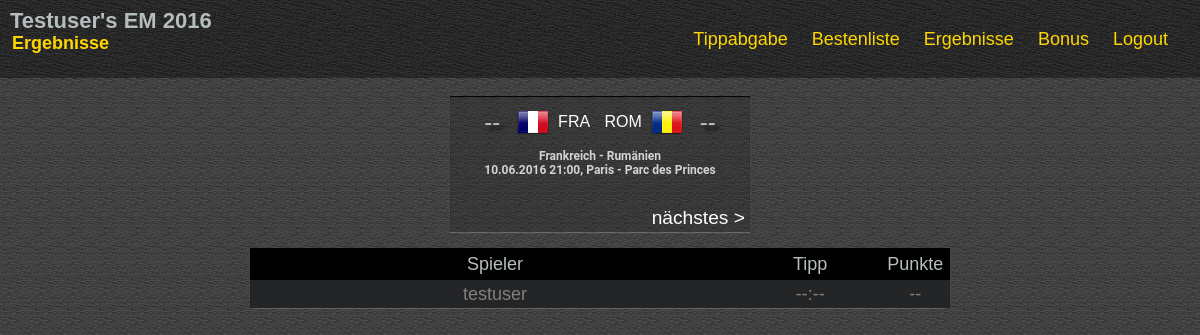
/results.php (signed in), run on the app's committed database.
### tables this page shows
CREATE TABLE IF NOT EXISTS `competition_matches` (
  `id` int(11) NOT NULL AUTO_INCREMENT,
  `kickoff` datetime NOT NULL,
  `location_id` int(11) NOT NULL,
  `team1_id` int(11) NOT NULL,
  `team2_id` int(11) NOT NULL,
  `result1` int(11) DEFAULT NULL,
  `result2` int(11) DEFAULT NULL,
  PRIMARY KEY (`id`)
);

CREATE TABLE IF NOT EXISTS `competition_teams` (
  `id` int(11) NOT NULL AUTO_INCREMENT,
  `shortname` varchar(3) NOT NULL,
  `fullname` varchar(65) NOT NULL,
  `flag` varchar(2) NOT NULL,
  `ingroup` char(1) NULL,
  `ranking` int(11) NOT NULL,
  PRIMARY KEY (`id`)
);

CREATE TABLE IF NOT EXISTS `competition_locations` (
  `id` int(11) NOT NULL AUTO_INCREMENT,
  `name` varchar(64) NOT NULL,
  PRIMARY KEY (`id`)
);

CREATE TABLE IF NOT EXISTS `competition_users` (
  `id` int(11) NOT NULL AUTO_INCREMENT,
  `email` text NOT NULL,
  `password` varchar(65) NOT NULL,
  `username` varchar(65) NOT NULL,
  PRIMARY KEY (`id`)
);

### database.php (called while the page is built, shortened)
<?php
class Database {
    private $_connection;
    private static $_instance;
    private $_host = DatabaseConfig::HOST;
    private $_username = DatabaseConfig::USER;
    private $_password = DatabaseConfig::PASS;
    private $_database = DatabaseConfig::NAME;
    public static function getInstance()
    {
        if (!self::$_instance) {
            self::$_instance = new self();
        }
        return self::$_instance;
    }
    private function __construct()
    {
        try {
            $this->_connection  = new \PDO("mysql:host=$this->_host;dbname=$this->_database;charset=utf8", $this->_username, $this->_password);
        } catch (PDOException $e) {
            echo $e->getMessage();
        }
    }
	private function execute($sql, $data = array())
	{
		$stmt = $this->_connection->prepare($sql);
		$i = 0;
		foreach ($data as $value)
		{
			$type = is_string($value) ? PDO::PARAM_STR : PDO::PARAM_INT;
			$stmt->bindValue(++$i, $value, $type);
		}
		if (!$stmt->execute()) {
			var_dump($stmt->errorInfo());
		}
		return $stmt->fetchAll(PDO::FETCH_ASSOC);
	}
	public function getMatch($matchid)
	{
		$sql = "SELECT
				m.id,
				m.kickoff > NOW() AS hidden,
				DATE_FORMAT(m.kickoff, '%d.%m.%Y %H:%i') AS kickoff,
				l.name AS location,
				t1.shortname AS tsn1, t1.fullname AS tfn1, t1.Flag AS tflg1,
				t2.shortname AS tsn2, t2.fullname AS tfn2, t2.Flag AS tflg2,
				m.result1, m.result2
				FROM competition_matches m
				JOIN competition_locations l
				ON l.id = m.location_id
				JOIN competition_teams t1
				ON t1.id = m.team1_id
				JOIN competition_teams t2
				ON t2.id = m.team2_id
				WHERE ";
		$params = array();
		if ($matchid !== FALSE)
		{
			$sql .= "m.id = ?";
			$params[] = $matchid;
		}
		else
		{
			$sql .= "NOW() > m.kickoff ORDER BY TIMEDIFF(NOW(), m.kickoff) ASC, m.id ASC LIMIT 0, 1";
		}
		$res = $this->execute($sql, $params);
		if (count($res) == 1) {
			return $res[0];
		}
		return array();
	}
	public function getAllMatchIds()
	{
		$sql = "SELECT id FROM competition_matches ORDER BY kickoff ASC";
		$res = $this->execute($sql);
		$matchids = array();
		foreach ($res as $row)
		{
			$matchids[] = $row['id'];
		}
		return $matchids;
	}
	public function getAllBetsForMatch($matchid)
	{
		$sql = "SELECT
				u.id,
				username,
				bet1, bet2
				FROM competition_users u
				LEFT JOIN competition_bets b
				ON b.match_id = ?
				AND u.id = b.user_id
				ORDER BY LOWER(u.username) ASC";
		return $this->execute($sql, array($matchid));
	}
}
?>

### functions.php (called while the page is built, shortened)
<?php
	function FormatValue($v, $charCount, $hidden) {
		return (is_null($v) ? str_repeat('-', $charCount) : ($hidden ? str_repeat('*', $charCount) : $v));
	}
?>

### betlist.php (the view)
<div>
<?php
	include('functions.php');
	require_once('database.php');
	$db = Database::getInstance();
	$matchid = isset($_GET['match']) ? $_GET['match'] : FALSE;
	$match = $db->getMatch($matchid);
	$matchids = $db->getAllMatchIds();
	if (count($match) == 0) {
		$match = $db->getMatch($matchids[0]);
	}
	$matchid = $match['id'];
	$kickoff = $match['kickoff'];
	$location = $match['location'];
	$result1 = FormatValue($match['result1'], 2, FALSE);
	$result2 = FormatValue($match['result2'], 2, FALSE);
	$tsn1    = $match['tsn1'];
	$tfn1    = $match['tfn1'];
	$tflg1   = $match['tflg1'];
	$tsn2    = $match['tsn2'];
	$tfn2    = $match['tfn2'];
	$tflg2   = $match['tflg2'];
	for ($i = 0; $i < count($matchids); ++$i) {
		if ($matchids[$i] == $match['id']) {
			$prevIdx = ($i > 0 ? $matchids[$i - 1] : null);
			$nextIdx = ($i < count($matchids) - 1 ? $matchids[$i + 1] : null);
		}
	}
	$linkPrev = (is_null($prevIdx) ? "&nbsp;" : "<a href=\"results?match=$prevIdx\">&lt;&nbsp;vorheriges</a>");
	$linkNext = (is_null($nextIdx) ? "&nbsp;" : "<a href=\"results?match=$nextIdx\">nächstes&nbsp;&gt;</a>");
	echo "<div class=\"result\">
			  <div class=\"centercont\">
				 <div class=\"goal\">$result1</div>
				 <div class=\"flag flag-$tflg1\"></div>
				 <div class=\"desc\">$tsn1</div>
				 <div class=\"desc\">$tsn2</div>
				 <div class=\"flag flag-$tflg2\"></div>
				 <div class=\"goal\">$result2</div>
			  </div>
			  <div class=\"info\">
				<h2>$tfn1 - $tfn2</h2>
				<h2>$kickoff, $location</h2>
				<br/>
			  </div>
			  <div class=\"centercont\">
				<div class=\"naviResults\" style=\"float: left\">$linkPrev</div>
				<div class=\"naviResults\" style=\"float: right\">$linkNext</div>
			  </div>
			</div><br/>";
	echo "<table id=\"user_ranking\" class=\"table\">
			<thead>
			<tr>
				<td style=\"width: 70%\">Spieler</td>
				<td style=\"width: 20%\">Tipp</td>
				<td style=\"width: 10%\">Punkte</td>
			</tr>
	</thead>
	<tbody>";
	$bets = $db->getAllBetsForMatch($matchid);
	foreach ($bets as $bet) {
		$bet1 = FormatValue($bet['bet1'], 2, $match['hidden']);
		$bet2 = FormatValue($bet['bet2'], 2, $match['hidden']);
		$points = (is_null($bet['bet1']) || is_null($bet['bet2']) || is_null($match['result1']) || is_null($match['result2']) ?
					'--' : CalcScoreForMatch($bet['bet1'], $bet['bet2'], $match['result1'], $match['result2']));
		$colors = Array( 4 => 'gold', 3 => 'silver', 2 => 'bronze');
		$color = (array_key_exists($points, $colors) ? $colors[$points] : 'standard');
		echo "<tr class=\"ranking_$color\"><td>{$bet['username']}</td><td>$bet1:$bet2</td><td>$points</td></tr>";
	}
	echo "</tbody>
	<tfoot></tfoot>
</table>";
?>
</div>

### css/competition.css (style rules this page uses)
html, body, div, span, applet, object, iframe, h1, h2, h3, h4, h5, h6, p, blockquote, pre, a, abbr, acronym, address, big, cite, code, del, dfn, em, img, ins, kbd, q, s, samp, small, strike, strong, sub, sup, tt, var, b, u, i, center, dl, dt, dd, ol, ul, li, fieldset, form, label, legend, table, caption, tbody, tfoot, thead, tr, th, td, article, aside, canvas, details, embed, figure, figcaption, footer, header, hgroup, menu, nav, output, ruby, section, summary, time, mark, audio, video { margin: 0; padding: 0; border: 0; font-size: 100%; font-family: 'Fjalla One',sans-serif; vertical-align: baseline; }
body { line-height: 1; }
table { border-collapse: collapse; border-spacing: 0; }
html { height: 100%; }
body { min-height: 100%; background: url(../img/bg.png) center; }
a { color:white; text-decoration:none; font-family: 'Fjalla One', sans-serif; }
div h2, div span { padding: 0; margin: 2px; color: gold; font-size: 18px; font-family: 'Fjalla One', sans-serif; }
.info h2, .info span { padding: 0; color: lightgrey; font-size: 12px; font-family: 'Roboto', sans-serif; }
div.result { position: relative; display: inline-block; width: 90%; margin: 0.01em 0.01em 1em; max-width: 300px; background-color: rgba(20,20,20, .2); -webkit-box-shadow: 0px 1px 1px 0px rgba(255,255,255, .2), inset 0px 1px 1px 0px rgb(0,0,0); -moz-box-shadow: 0px 1px 1px 0px rgba(255,255,255, .2), inset 0px 1px 1px 0px rgb(0,0,0); box-shadow: 0px 1px 1px 0px rgba(255,255,255, .2), inset 0px 1px 1px 0px rgb(0,0,0); }
div.centercont { margin: auto 0; padding-top: 0.55em; padding-bottom: 0.55em; }
div.goal { display: inline-block; font-family: 'Orbitron', sans-serif; font-size: 1.5em; text-shadow: 4px 4px 4px black; color: silver; min-width: 10%; max-width: 25%; padding: 5px; height:100%; vertical-align: middle; }
div.naviResults { display: inline-block; font-size: 1.2em; color: silver; min-width: 10%; padding: 5px; height:100%; vertical-align: middle; }
div.desc { display: inline-block; font-family: 'Fjalla One', sans-serif; color: white; font-weight: normal; font-size: 1em; min-width: 10%; max-width: 25%; padding: 5px; height:100%; vertical-align: middle; }
div.flag { display: inline-block; vertical-align: middle; }
table.table { background-color: #141517; -webkit-border-radius: 7px; -moz-border-radius: 7px; border-radius: 7px; -webkit-box-shadow: 0px 1px 1px 0px rgba(255,255,255, .2), inset 0px 1px 1px 0px rgb(0,0,0); -moz-box-shadow: 0px 1px 1px 0px rgba(255,255,255, .2), inset 0px 1px 1px 0px rgb(0,0,0); box-shadow: 0px 1px 1px 0px rgba(255,255,255, .2), inset 0px 1px 1px 0px rgb(0,0,0); color:#b5bdbe;font-size: 18px; font-family: 'Fjalla One', serif; display: inline-table; }
#user_ranking thead > tr > td { padding: 7px; }
#user_ranking tbody > tr > td { padding: 5px; }
#user_ranking thead tr { background-color: #000000; }
#user_ranking tbody tr { background-color: #242527; }
#user_ranking tr.ranking_standard { color: grey; }

### css/flags.css (style rules this page uses)
.flag { width: 32px; height: 32px; background:url(flags.png) no-repeat }
.flag.flag-fr { background-position: -224px -128px }
.flag.flag-ro { background-position: -192px -352px }

### data on the page
competition_matches: result1 "--", team1.shortname "FRA", team2.shortname "ROM", result2 "--", team1.fullname "Frankreich", team2.fullname "Rumänien", location.name "Paris - Parc des Princes"
competition_users: username "testuser", bet1 "--", bet2 "--", points "--"

### other printed values
$title "Tippabgabe"
$title "Bestenliste"
$title "Ergebnisse"
$title "Bonus"
$title "Logout"
$_SESSION["activeUser"] "Testuser"
self::getPageTitle() "Ergebnisse"
$kickoff "10.06.2016 21:00"
